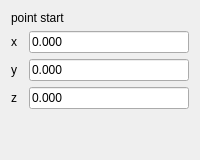
          <widget class="QWidget" name="page_2">
           <layout class="QGridLayout" name="gridLayout_10">
            <item row="0" column="0">
             <layout class="QGridLayout" name="gridLayout_9">
              <item row="3" column="0">
               <widget class="QLabel" name="label_30">
                <property name="text">
                 <string>z</string>
                </property>
               </widget>
              </item>
              <item row="3" column="2">
               <widget class="QLineEdit" name="lineEdit_point_z">
                <property name="text">
                 <string>0.000</string>
                </property>
               </widget>
              </item>
              <item row="1" column="2">
               <widget class="QLineEdit" name="lineEdit_point_x">
                <property name="text">
                 <string>0.000</string>
                </property>
               </widget>
              </item>
              <item row="0" column="0" colspan="3">
               <widget class="QLabel" name="label_32">
                <property name="text">
                 <string>point start</string>
                </property>
               </widget>
              </item>
              <item row="2" column="0">
               <widget class="QLabel" name="label_29">
                <property name="text">
                 <string>y</string>
                </property>
               </widget>
              </item>
              <item row="1" column="0">
               <widget class="QLabel" name="label_31">
                <property name="text">
                 <string>x</string>
                </property>
               </widget>
              </item>
              <item row="2" column="2">
               <widget class="QLineEdit" name="lineEdit_point_y">
                <property name="text">
                 <string>0.000</string>
                </property>
               </widget>
              </item>
             </layout>
            </item>
            <item row="1" column="0">
             <spacer name="verticalSpacer_4">
              <property name="orientation">
               <enum>Qt::Vertical</enum>
              </property>
              <property name="sizeHint" stdset="0">
               <size>
                <width>20</width>
                <height>40</height>
               </size>
              </property>
             </spacer>
            </item>
           </layout>
          </widget>
